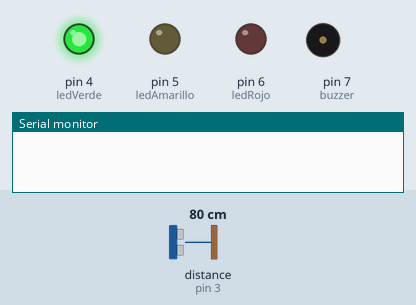
Bench run of a sketch on a simulated Arduino Uno, built with avr-gcc and run on an emulated ATmega328P. Parts: output pins drawn as LEDs (lit = HIGH), buzzer (waves = sounding), the last lines printed to the serial monitor. Wiring (inferred from the names in the program): ultrasonic range finder: trigger pin 2; echo pin 3. Inputs (shaded band) come from the test bench; at power-on: distance to the obstacle (sensor on pin 3) 80 cm. The echo pulse lasts 58.3 µs per cm; pins used as bus, display or sensor lines are not drawn.

Above: at 1.2 s.
1.3 s: distance to the obstacle (sensor on pin 3) set to 31 cm
2.8 s: distance to the obstacle (sensor on pin 3) set to 27 cm
At 4.1 s:
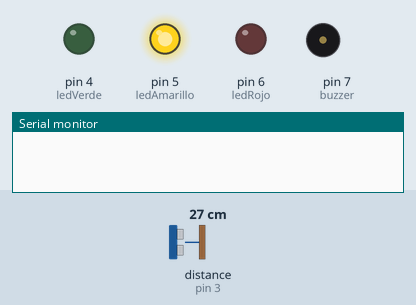
5.8 s: distance to the obstacle (sensor on pin 3) set to 22 cm
At 7.5 s:
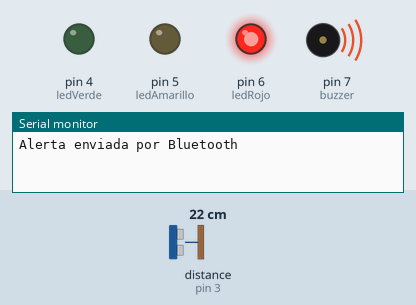
8.3 s: distance to the obstacle (sensor on pin 3) set to 35 cm
At 9.9 s:
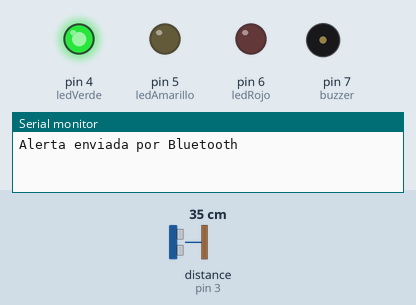
10.2 s: distance to the obstacle (sensor on pin 3) set to 2 cm
At 12.1 s:
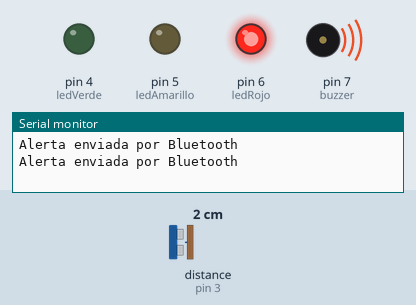
Timing chart, 0 to 13.2 s (numbered marks = the images above; inputs shaded):
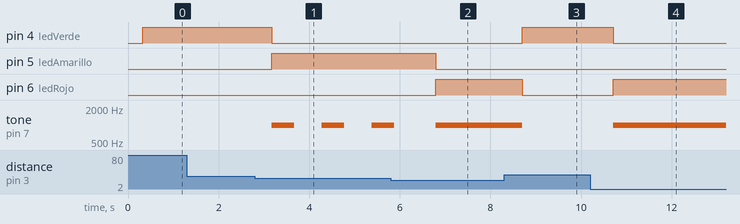

The sketch:

sketchFinalAT.ino
```cpp
#include <SoftwareSerial.h>

// Configura el Bluetooth: Pin 10 será RX (recibe), Pin 11 será TX (transmite)
SoftwareSerial miBluetooth(10, 11);

// Pines de tu hardware
const int trigPin = 2;
const int echoPin = 3;
const int ledVerde = 4;
const int ledAmarillo = 5;
const int ledRojo = 6;
const int buzzer = 7;

// Variables para medir distancia
long duracion;
int distancia;

// Variable de control para no saturar el Bluetooth
bool alertaEnviada = false;

// Variables para estabilizar la lectura del sensor
int lecturaAnterior = 0;
int lecturasEstables = 0;
const int lecturasNecesarias = 3;

void setup() {
  Serial.begin(9600);       // Monitor serie de la computadora
  miBluetooth.begin(9600);  // Comunicación con el módulo Bluetooth

  pinMode(trigPin, OUTPUT);
  pinMode(echoPin, INPUT);

  pinMode(ledVerde, OUTPUT);
  pinMode(ledAmarillo, OUTPUT);
  pinMode(ledRojo, OUTPUT);
  pinMode(buzzer, OUTPUT);

  noTone(buzzer);
}

void loop() {
  // 1. Leer el sensor ultrasónico
  digitalWrite(trigPin, LOW);
  delayMicroseconds(2);

  digitalWrite(trigPin, HIGH);
  delayMicroseconds(10);

  digitalWrite(trigPin, LOW);

  duracion = pulseIn(echoPin, HIGH, 30000);

  // Si no se recibe una lectura válida, mantener el estado anterior
  if (duracion == 0) {
    delay(100);
    return;
  }

  distancia = duracion * 0.034 / 2;

  // 2. Filtro de estabilidad
  // Solo acepta un cambio cuando se mantiene durante varias lecturas
  if (distancia == lecturaAnterior) {
    lecturasEstables++;
  } else {
    lecturasEstables = 0;
  }

  lecturaAnterior = distancia;

  if (lecturasEstables < lecturasNecesarias) {
    delay(100);
    return;
  }

  // >>> ÚNICA LÍNEA AÑADIDA: envía a la app la distancia ya filtrada (solo salida de datos) <<<
  miBluetooth.println(distancia);

  // 3. Lógica de las alertas

  if (distancia > 28) {
    // ESTADO NORMAL
    digitalWrite(ledVerde, HIGH);
    digitalWrite(ledAmarillo, LOW);
    digitalWrite(ledRojo, LOW);

    noTone(buzzer);

    alertaEnviada = false;
  }

  else if (distancia <= 28 && distancia > 23) {
    // ESTADO PRECAUCIÓN
    digitalWrite(ledVerde, LOW);
    digitalWrite(ledAmarillo, HIGH);
    digitalWrite(ledRojo, LOW);

    tone(buzzer, 1000);
    delay(500);
    noTone(buzzer);
    delay(500);

    alertaEnviada = false;
  }

  else if (distancia <= 23 && distancia > 0) {
    // ESTADO DE PELIGRO
    digitalWrite(ledVerde, LOW);
    digitalWrite(ledAmarillo, LOW);
    digitalWrite(ledRojo, HIGH);

    tone(buzzer, 1000);

    // Mandamos el mensaje por Bluetooth
    if (alertaEnviada == false) {
      miBluetooth.println("PELIGRO");
      Serial.println("Alerta enviada por Bluetooth");
      alertaEnviada = true;
    }
  }

  // 4. Pausa de estabilidad
  delay(100);
}
```

Measured:
- the behaviour switches between 30 and 29 cm on distance to the obstacle (sensor on pin 3) (found by bisection; images 0 and 1)
- the behaviour switches between 25 and 24 cm on distance to the obstacle (sensor on pin 3) (found by bisection; images 1 and 2)
- after the input at 1.3 s, every drawn part: stays the same
- after the input at 2.8 s, pin 4 (ledVerde): HIGH → LOW after 0.37 s; pin 5 (ledAmarillo): LOW → HIGH after 0.37 s; tone on pin 7 (buzzer): alternates 1000 Hz for 0.50 s and silent for 0.61 s, starting after 0.37 s
- after the input at 5.8 s, pin 5 (ledAmarillo): HIGH → LOW after 0.99 s; pin 6 (ledRojo): LOW → HIGH after 0.99 s
- after the input at 8.3 s, pin 4 (ledVerde): LOW → HIGH after 0.40 s; pin 6 (ledRojo): HIGH → LOW after 0.40 s; tone on pin 7 (buzzer): 1000 Hz → silent after 0.40 s
- after the input at 10.2 s, pin 4 (ledVerde): HIGH → LOW after 0.51 s; pin 6 (ledRojo): LOW → HIGH after 0.51 s; tone on pin 7 (buzzer): silent → 1000 Hz after 0.51 s
